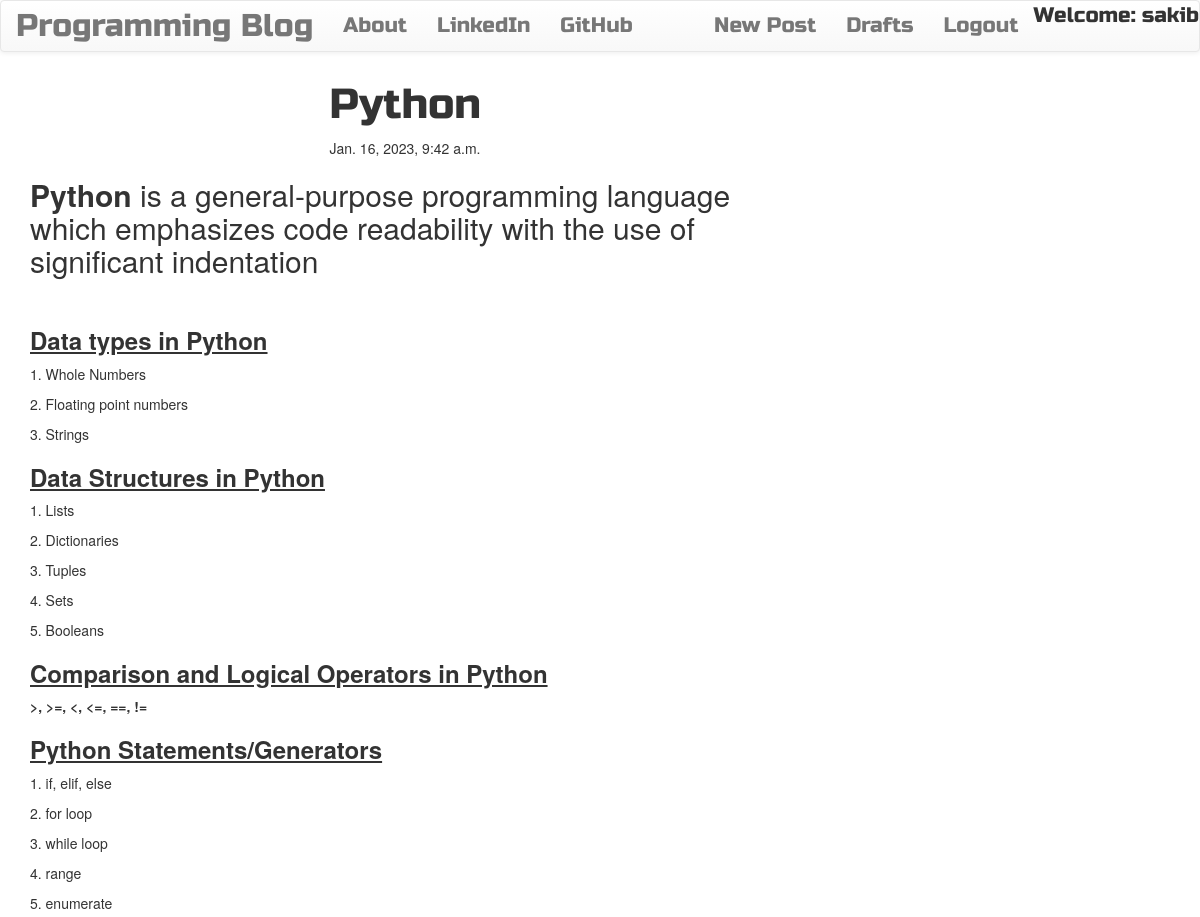
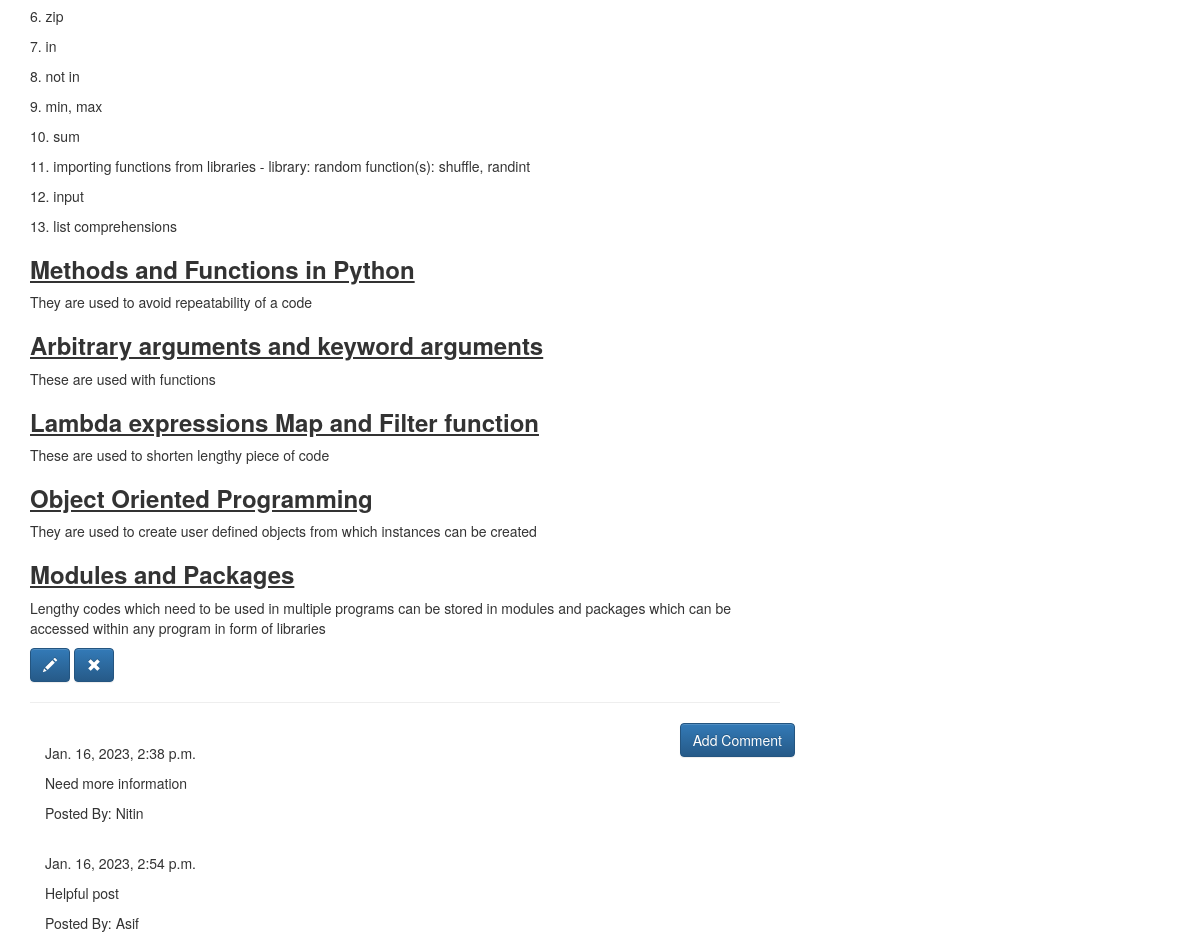
Screenshot of /post/12/ (signed in) with the database file from the repository (2 pictures, top to bottom).
### blog/models.py (models this page shows, shortened)
class Post(models.Model):
    author = models.ForeignKey('auth.User',on_delete=models.CASCADE)
    title = models.CharField(max_length=200)
    text = models.TextField()
    create_date = models.DateTimeField(default=timezone.now)
    published_date = models.DateTimeField(blank=True,null=True)

class Comment(models.Model):
    post = models.ForeignKey('blog.Post',on_delete=models.CASCADE,related_name='comments')
    author = models.CharField(max_length=100)
    text = models.TextField()
    create_date = models.DateTimeField(default=timezone.now)
    approved_comment = models.BooleanField(default=False)

### blog/views.py (the view)
# urls.py: re_path(r'^post/(?P<pk>\d+)/$',views.PostDetailView.as_view(),name="post_detail"),
class PostDetailView(DetailView):
    model = Post
    template_name = 'blog/post_detail.html'

### blog/templates/blog/post_detail.html (shortened to what this page needs)
{% extends "blog/base.html" %}
{% block body_block %}
  <h1 class="posttitle loader">{{post.title}}</h1>
  {% if post.published_date %}
    <div class="date postdate">
      {{post.published_date}}
    </div>
  {% else %}
    <a class="btn btn-default" href="{% url "blog:post_publish" pk=post.pk %}">Publish</a>
  {% endif %}
  <p class="postcontent">{{post.text|safe|linebreaksbr}}</p>
  {% if user.is_authenticated %}
    <a class="btn btn-primary" href="{% url "blog:post_edit" pk=post.pk %}"><span class="glyphicon glyphicon-pencil"></span></a>
    <a class="btn btn-primary" href="{% url "blog:post_remove" pk=post.pk %}"><span class="glyphicon glyphicon-remove"></span></a>
  {% endif %}
  <hr>
  <a class="btn btn-primary btn-comment" href="{% url "blog:add_comment_to_post" pk=post.pk %}">Add Comment</a>
  <div class="container">
    {% for comment in post.comments.all %}
      <br>
      {% if user.is_authenticated or comment.approved_comment %}
        {{comment.create_date}}
        <p>{{comment.text|safe|linebreaks}}</p>
        <p>Posted By: {{comment.author}}</p>
      {% endif %}
      {% empty %}
      <p>No Comments</p>
    {% endfor %}
  </div>
{% endblock %}

### blog/templates/blog/base.html (shortened to what this page needs)
<!DOCTYPE html>
{% load static %}
<html lang="en" dir="ltr">
  <head>
    <link rel="stylesheet" href="https://cdn.jsdelivr.net/npm/bootstrap@3.3.7/dist/css/bootstrap.min.css">
    <link rel="stylesheet" href="https://cdn.jsdelivr.net/npm/bootstrap@3.3.7/dist/css/bootstrap-theme.min.css">
    <link rel="stylesheet" href="//cdn.jsdelivr.net/npm/medium-editor@latest/dist/css/medium-editor.min.css" type="text/css" media="screen" charset="utf-8">
    <link rel="stylesheet" href="{% static "css/blog.css" %}">
  </head>
  <body class="loader">
    <nav class="navbar navbar-default techfont custom-navbar">
      <div class="container-fluid">
        <ul class="nav navbar-nav">
          <li> <a class="navbar-brand bigbrand" href="{% url "blog:post_list" %}">Programming Blog</a> </li>
          <li> <a href="{% url "blog:about" %}">About</a> </li>
          <li> <a href="https://www.linkedin.com">LinkedIn</a> </li>
          <li> <a href="https://www.github.com">GitHub</a> </li>
        </ul>
        <ul class="nav navbar-nav navbar-right">
          {% if user.is_authenticated %}
            <li> <a href="{% url "blog:post_new" %}">New Post</a> </li>
            <li> <a href="{% url "blog:post_draft_list" %}">Drafts</a> </li>
            <li> <a href="{% url "logout" %}">Logout</a> </li>
            <li class="welcome"> Welcome: {{user.username}} </li>
          {% else %}
            <li> <a href="{% url "login" %}"><span class="glyphicon glyphicon-user"></span></a></li>
          {% endif %}
        </ul>
      </div>
    </nav>
    <div class="container">
      <div class="row">
        <div class="col-md-8">
          <div class="blog_posts">
              {% block body_block %}
              {% endblock %}
          </div>
        </div>
      </div>
    </div>
  </body>
</html>

### blog/static/css/blog.css (style rules this page uses)
.techfont { font-family: "Russo One", sans-serif; font-size: 1.5em; margin-bottom: 10px; }
.bigbrand { font-size: 1.5em; }
.postdate { text-align: center; }
.posttitle { font-family: "Russo One", sans-serif; font-size: 3em; text-align: center; }
.postcontent { font-family: 'Montserrat'; font-size: 1.5em; }
.btn-comment { position: absolute; right: 0px; }
.loader { filter:hue-rotate(0deg); color:linear-gradient(45deg,#0f8,#08f); animation:hue 10000ms infinite linear; }

### rows the page displays
Post: title "Python", published_date "Jan. 16, 2023, 9:42 a.m.", text "Python is a general-purpose programming language which emphasizes code readability with the use of significant indentation Data types in Python 1. Whole Numbers 2. Floating point numbers 3. Strings Data Structures in Python 1. Lists 2. Dictionaries 3. Tuples 4. Sets 5. Booleans Comparison and Logical Operators in Python >, >=, <, <=, ==, != Python Statements/Generators 1. if, elif, else 2. for loop 3. while loop 4. range 5. enumerate 6. zip 7. in 8. not in 9. min, max 10. sum 11. importing functions from libraries - library: random function(s): shuffle, randint 12. input 13. list comprehensions Methods and Functions in Python They are used to avoid repeatability of a code Arbitrary…"
Comment: create_date "Jan. 16, 2023, 2:38 p.m.", text "Need more information", author "Nitin"
Comment: create_date "Jan. 16, 2023, 2:54 p.m.", text "Helpful post", author "Asif"

### other values shown
{{ user.username }} "sakib"
